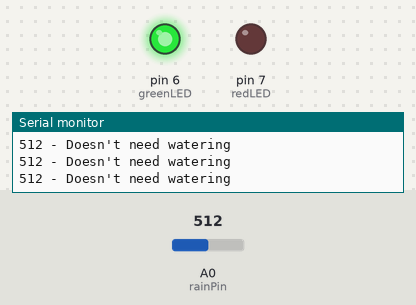
This sketch was run on a simulated Arduino Uno, built with avr-gcc and run on an emulated ATmega328P. Shown: output pins drawn as LEDs (lit = HIGH), the last lines printed to the serial monitor. The test bench sets the inputs (shaded band); at power-on: A0 (rainPin) = 512.

Above: at 1.3 s.
1.4 s: A0 (rainPin) set to 787
2.9 s: A0 (rainPin) set to 807
At 4.2 s:
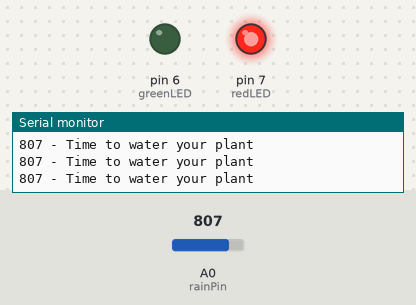
4.5 s: A0 (rainPin) set to 790
At 5.7 s:
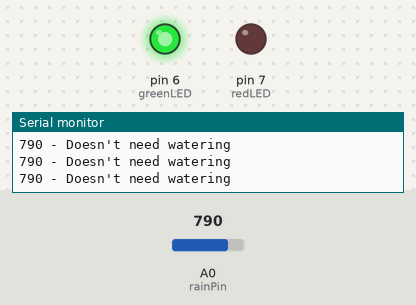
6.0 s: A0 (rainPin) set to 810
At 6.8 s:
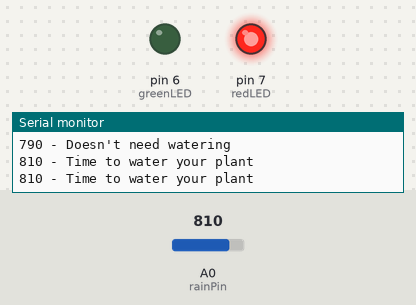
Timing chart, 0 to 8.5 s (numbered marks = the images above; inputs shaded):
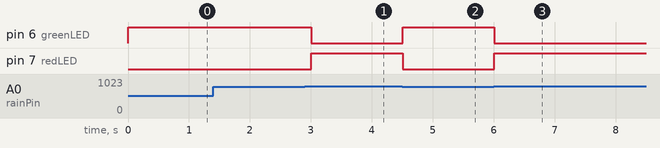

The sketch:

Moisture_sensor.ino
```cpp
int rainPin = A0;
int greenLED = 6;
int redLED = 7;
// you can adjust the threshold value
int thresholdValue = 800;

void setup(){
  pinMode(rainPin, INPUT);
  pinMode(greenLED, OUTPUT);
  pinMode(redLED, OUTPUT);
  digitalWrite(greenLED, LOW);
  digitalWrite(redLED, LOW);
  Serial.begin(9600);
}

void loop() {
  // read the input on analog pin 0:
  int sensorValue = analogRead(rainPin);
  Serial.print(sensorValue);
  if(sensorValue < thresholdValue){
    Serial.println(" - Doesn't need watering");
    digitalWrite(redLED, LOW);
    digitalWrite(greenLED, HIGH);
  }
  else {
    Serial.println(" - Time to water your plant");
    digitalWrite(redLED, HIGH);
    digitalWrite(greenLED, LOW);
  }
  delay(500);
}
```

Measured:
- the behaviour switches between 799 and 800 on A0 (rainPin) (found by bisection; images 0 and 1)
- after the input at 2.9 s, pin 6 (greenLED): HIGH → LOW after 0.10 s; pin 7 (redLED): LOW → HIGH after 0.10 s
- after the input at 4.5 s, pin 6 (greenLED): LOW → HIGH at once; pin 7 (redLED): HIGH → LOW at once
- after the input at 6.0 s, pin 6 (greenLED): HIGH → LOW at once; pin 7 (redLED): LOW → HIGH at once
